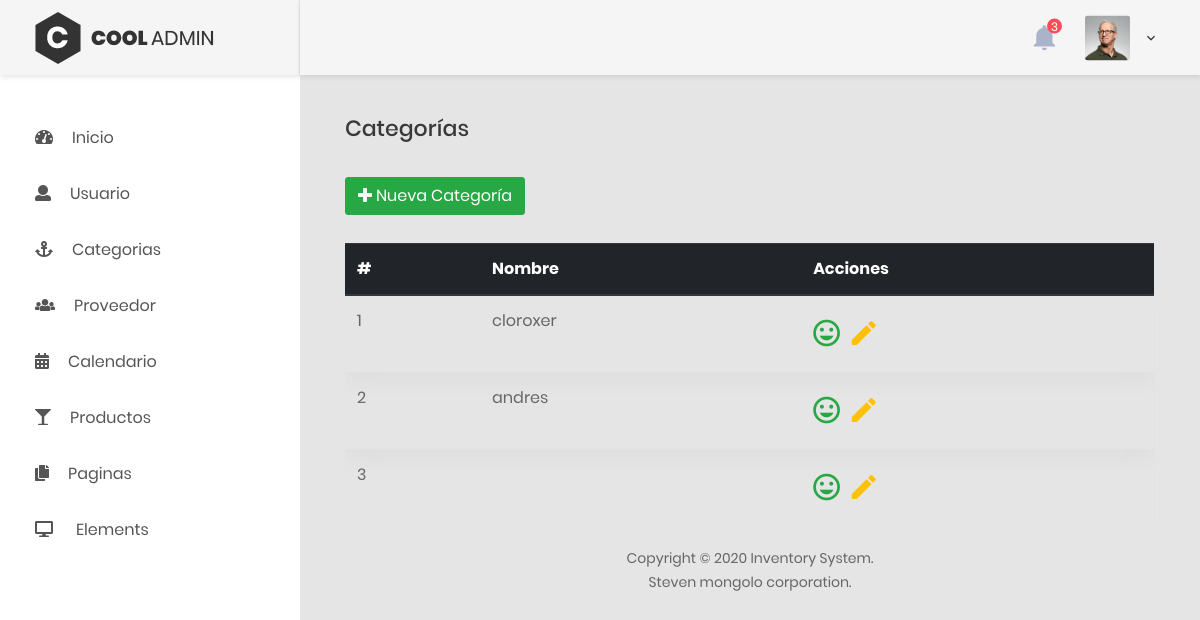
Page /categorias.php on the committed database.
### tables this page shows
CREATE TABLE `categorias` (
  `id` int(11) NOT NULL,
  `nombre` varchar(25) NOT NULL,
  `estado` tinyint(4) NOT NULL DEFAULT 1
);

### controller/sql.php (called while the page is built, shortened)
<?php
require_once('controller/load.php');
function find_all($table)
{
    global $pdo;
    $sql = $pdo->prepare('Select * from ' . $table);
    $sql->execute();
    $result = $sql->fetchAll();
    return $result;
}

### categorias.php (the view, shortened to what this page needs)
<?php
$categorias = find_all('categorias');
include_once("layouts/header.php");
?>
<h3 class="title-5 m-b-35">Categorías</h3>
<div class="table-data__tool">
    <div class="table-data__tool-right">
        <button type="button" class="btn btn-success openBtn" data-toggle="modal" data-target="#Modal">
            <i class="fa fa-plus mr-1" aria-hidden="true"></i>Nueva Categoría
        </button>
    </div>
</div>
<div class="table-responsive">
    <table class="table">
        <thead class="thead-dark">
            <tr class="text-white">
                <th>#</th>
                <th>Nombre</th>
                <th>Acciones</th>
            </tr>
        </thead>
        <tbody>
            <?php $i = 1;
            foreach ($categorias as $categoria) : ?>
                <tr class="tr-shadow">
                    <td><?php echo $i;
                        $i++; ?></td>
                    <td><?php echo $categoria['nombre'] ?></td>
                    <td>
                        <div class="fa-2x">
                            <a href="categorias.php?id=<?= $categoria['id']; ?>" class="item mr-1" data-toggle="tooltip" data-placement="top" <?php if ($categoria['estado'] === '1') : ?> title="Activo">
                                <i class="zmdi zmdi-mood text-success"></i>
                            <?php else : ?>
                                title="Inactivo">
                                <i class="zmdi zmdi-mood-bad text-danger"></i>
                            <?php endif; ?>
                            </a>
                            <button type="button" class="item" data-placement="top" data-toggle="modal" data-target="#Edit<?= $categoria['id']; ?>">
                                <i class="zmdi zmdi-edit text-warning"></i>
                            </button>
                        </div>
                    </td>
                </tr>
            <?php endforeach; ?>
        </tbody>
    </table>
</div>
<?php
include_once("layouts/footer.php");
?>

### rows in the picture
categorias: nombre "cloroxer", estado 1 (drawn)
categorias: nombre "andres", estado 1 (drawn)
categorias: estado 1 (drawn)
